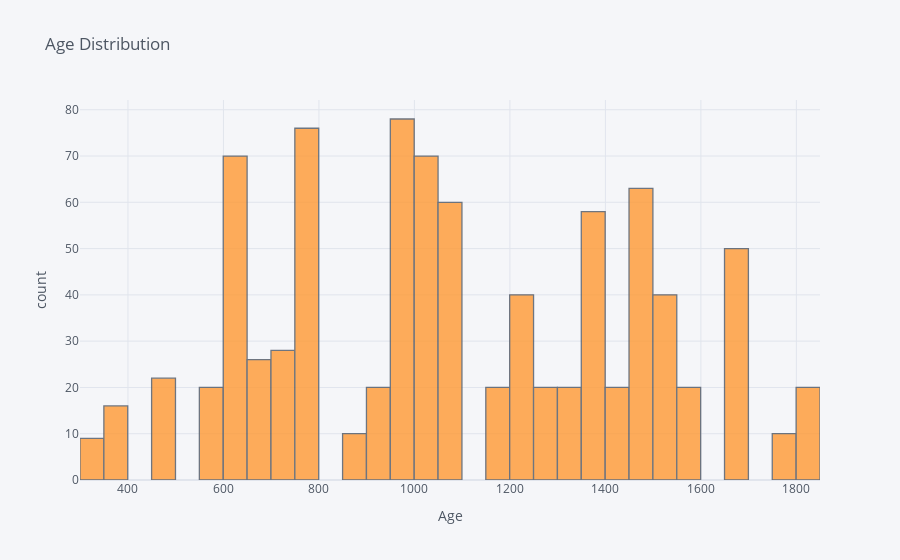

Notebook code for this chart:
### Markdown cell above
Plot count of artifacts with age

### Code cell
artifacts['age'].iplot(kind='hist',
                       xTitle='Age',
                       yTitle='count',
                       title='Age Distribution')

### Figure 1 — Plotly figure (JSON) as saved in the notebook; plotly's stock layout.template omitted (floating-point values rounded to 4 significant figures; data arrays with more than 128 entries replaced by an {"elided": "..."} marker saying what was removed)
{"data": [{"histfunc": "count", "histnorm": "", "marker": {"color": "rgba(255, 153, 51, 1.0)", "line": {"color": "#4D5663", "width": 1.3}}, "name": "age", "opacity": 0.8, "orientation": "v", "type": "histogram", "x": {"elided": "886 int values"}}], "layout": {"barmode": "overlay", "legend": {"bgcolor": "#F5F6F9", "font": {"color": "#4D5663"}}, "paper_bgcolor": "#F5F6F9", "plot_bgcolor": "#F5F6F9", "title": {"font": {"color": "#4D5663"}, "text": "Age Distribution"}, "xaxis": {"gridcolor": "#E1E5ED", "showgrid": true, "tickfont": {"color": "#4D5663"}, "title": {"font": {"color": "#4D5663"}, "text": "Age"}, "zerolinecolor": "#E1E5ED"}, "yaxis": {"gridcolor": "#E1E5ED", "showgrid": true, "tickfont": {"color": "#4D5663"}, "title": {"font": {"color": "#4D5663"}, "text": "count"}, "zerolinecolor": "#E1E5ED"}}}
